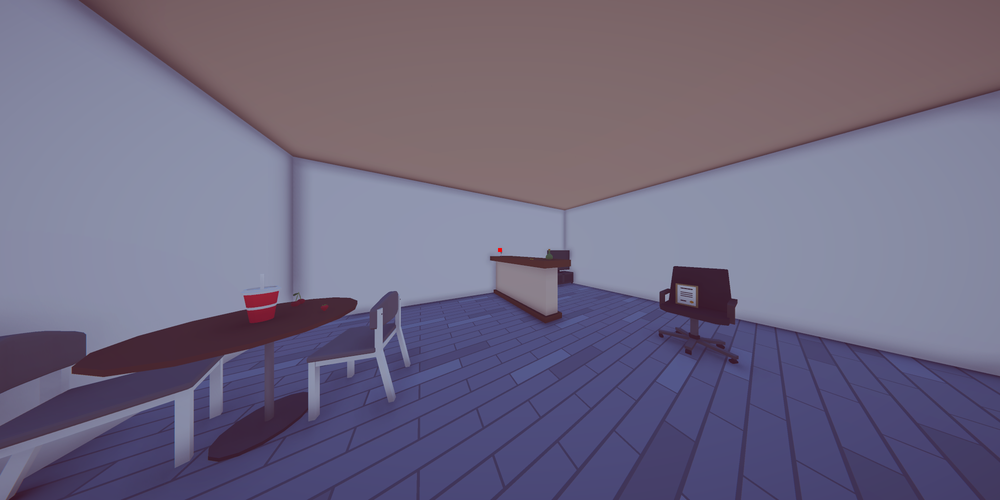
#> input picture src/game_cache/level1-3/gpt-4o-mini_t_1/0.png, 1000 x 500 px, shrunk from 2048 x 1024 before the run; its folder holds only this picture in this run
$ python -i utils.py   (imports and definitions only)
#> lines starting #> are read from the running program, lines starting #| are printed output that depends on the picture
### src/log_config.py
import logging

GLOBAL_LOG_LEVEL = logging.DEBUG

# This log level is for item log
ITEM_LOG_LEVEL_NAME = "ITEM"
ITEM_LOG_LEVEL = 25

logging.addLevelName(ITEM_LOG_LEVEL, ITEM_LOG_LEVEL_NAME)


class ColoredFormatter(logging.Formatter):
    COLOR_CODES = {
        "DEBUG": "\033[94m",        # blue
        "INFO": "\033[92m",         # green
        "WARNING": "\033[93m",      # yellow
        "ERROR": "\033[91m",        # red
        "CRITICAL": "\033[91m",     # red
        "ITEM": "\033[95m",         # purple
        "RESET": "\033[0m",         # reset color
    }

    def format(self, record):
        msg = super().format(record)
        color = self.COLOR_CODES.get(record.levelname, self.COLOR_CODES["RESET"])
        return f'{color}{msg}{self.COLOR_CODES["RESET"]}'


def configure_logger(name):
#> further down, picture is the input picture: PIL image 1000x500 RGB; mean R, G, B 110.7, 103.7, 128.2
    logger = logging.getLogger(name)
    if not logger.hasHandlers():
        logger.setLevel(GLOBAL_LOG_LEVEL)

        ch = logging.StreamHandler()
        ch.setLevel(GLOBAL_LOG_LEVEL)

        formatter = ColoredFormatter(
            "[%(asctime)s] - file: %(name)s - level: [%(levelname)s] : %(message)s"
        )
        ch.setFormatter(formatter)

        if not logger.handlers:
            logger.addHandler(ch)

    return logger


def item_log(self, message, *args, **kws):
    if self.isEnabledFor(ITEM_LOG_LEVEL):
        self._log(ITEM_LOG_LEVEL, message, args, **kws)


logging.Logger.item = item_log


# [11 lines left out: function set_log_level, not called in this run]

### src/utils.py
import json
import random

from PIL import Image, ImageDraw, ImageFont
from legent import get_mesh_size

from config import *


# [82 lines left out: functions format_scene, get_scale, generate_texture, not called in this run]

def swap_image_quarters(img):
    """ cut image into four quarters and swap them """
    width, height = img.size
#> width = 1000; height = 500
    w_half, h_half = width // 2, height // 2
#> w_half = 500; h_half = 250

    top_left = img.crop((0, 0, w_half, h_half))
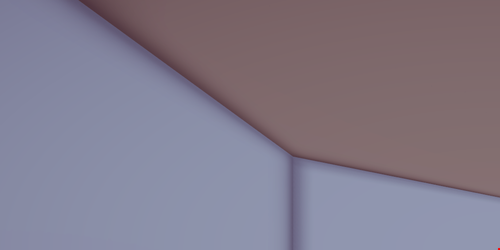
#> top_left: PIL image 500x250 RGB; mean R, G, B 130.5, 123.3, 139.2
    top_right = img.crop((w_half, 0, width, h_half))
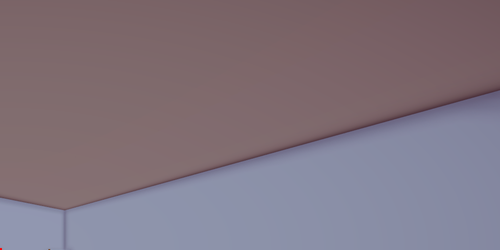
#> top_right: PIL image 500x250 RGB; mean R, G, B 128.7, 116.3, 127.4
    bottom_left = img.crop((0, h_half, w_half, height))
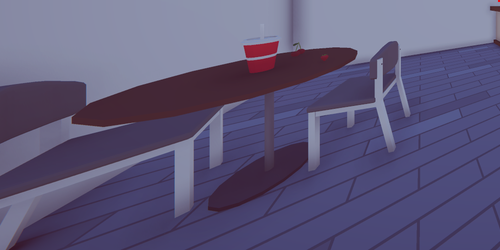
#> bottom_left: PIL image 500x250 RGB; mean R, G, B 93.3, 87.7, 121
    bottom_right = img.crop((w_half, h_half, width, height))
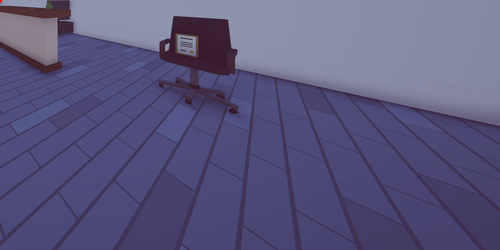
#> bottom_right: PIL image 500x250 RGB; mean R, G, B 90.3, 87.5, 125.3

    new_img = Image.new('RGB', (width, height))
#> new_img: PIL image 1000x500 RGB; every value is 0

    new_img.paste(bottom_right, (0, 0))
    new_img.paste(bottom_left, (w_half, 0))
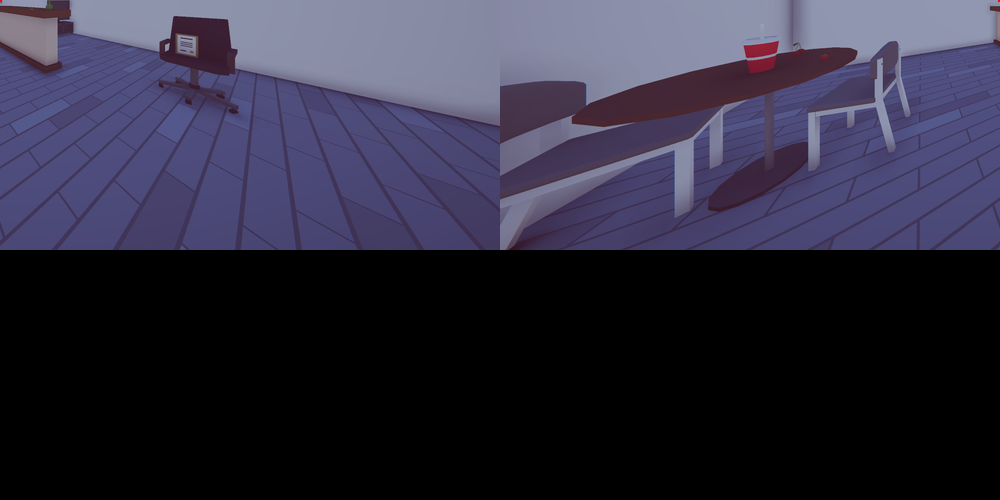
#> new_img: PIL image 1000x500 RGB; mean R, G, B 45.9, 43.8, 61.6
    new_img.paste(top_right, (0, h_half))
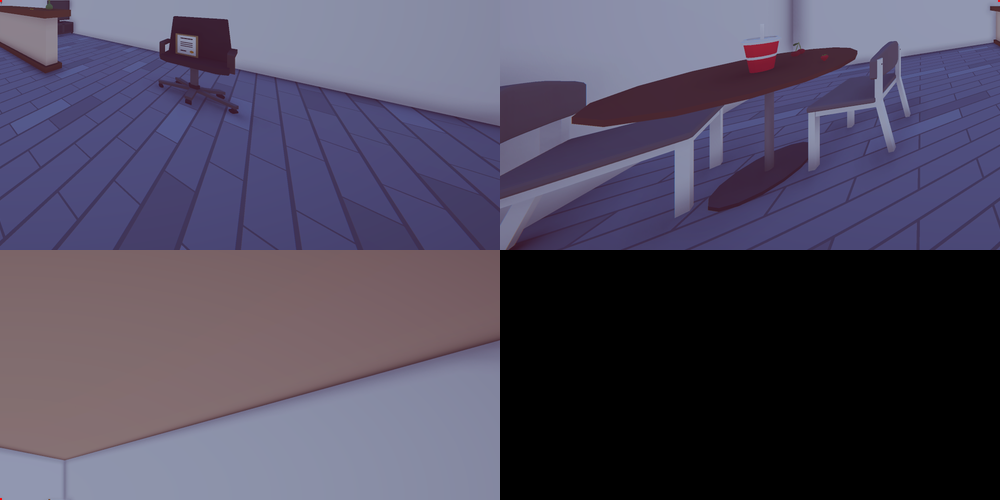
#> new_img: PIL image 1000x500 RGB; mean R, G, B 78.1, 72.9, 93.4
    new_img.paste(top_left, (w_half, h_half))
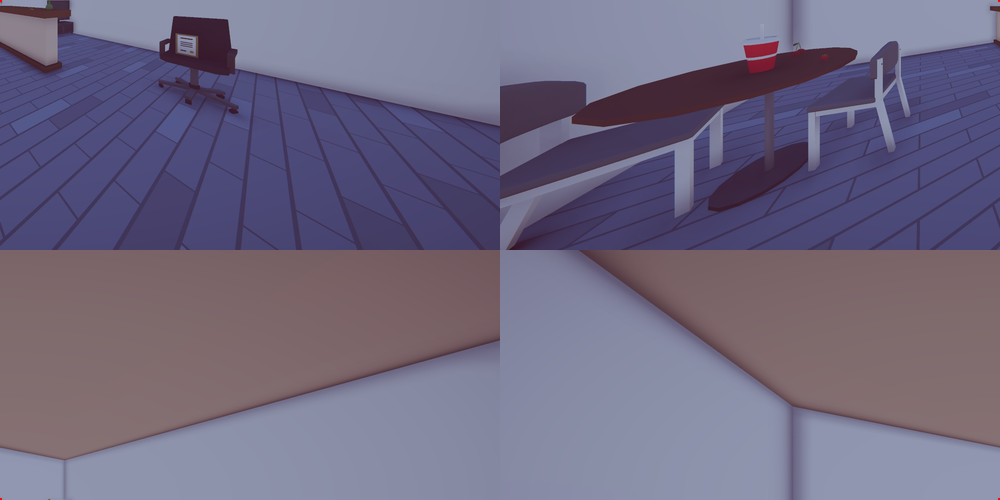
#> new_img: PIL image 1000x500 RGB; mean R, G, B 110.7, 103.7, 128.2

    return new_img

>>> from PIL import Image
>>> picture = Image.open('game_cache/level1-3/gpt-4o-mini_t_1/0.png')
>>> result = swap_image_quarters(picture)

$ run again, on src/game_cache/level1-3/gpt-4o-mini_t_1/1.png
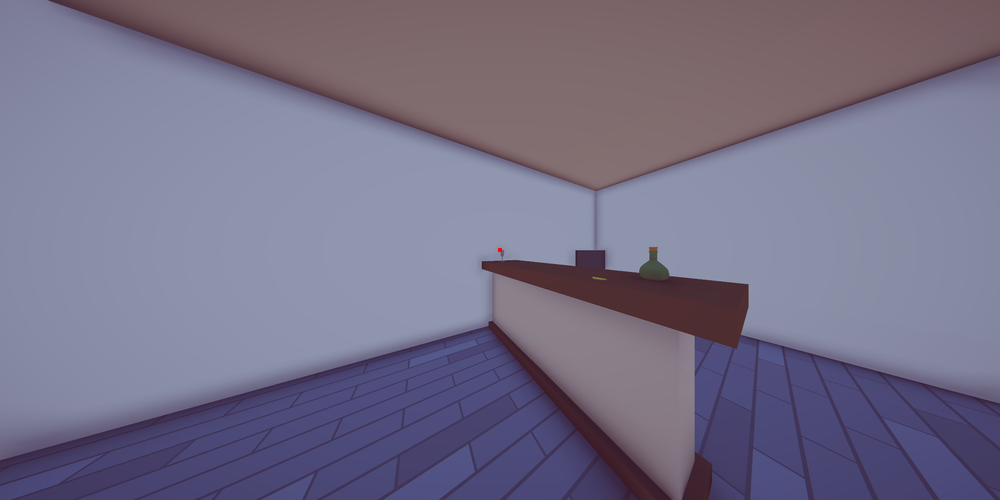
#> input picture src/game_cache/level1-3/gpt-4o-mini_t_1/1.png, 1000 x 500 px, shrunk from 2048 x 1024 before the run
#> picture is the input picture: PIL image 1000x500 RGB; mean R, G, B 117.3, 112.3, 135.8
#> in swap_image_quarters, `bottom_right = img.crop((w_half, h_half, width, height))`:
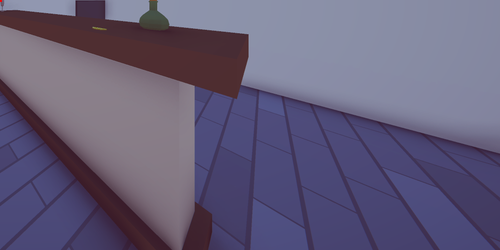
#> bottom_right: PIL image 500x250 RGB; mean R, G, B 99.9, 93, 120.9
#> in swap_image_quarters, `new_img.paste(top_left, (w_half, h_half))`:
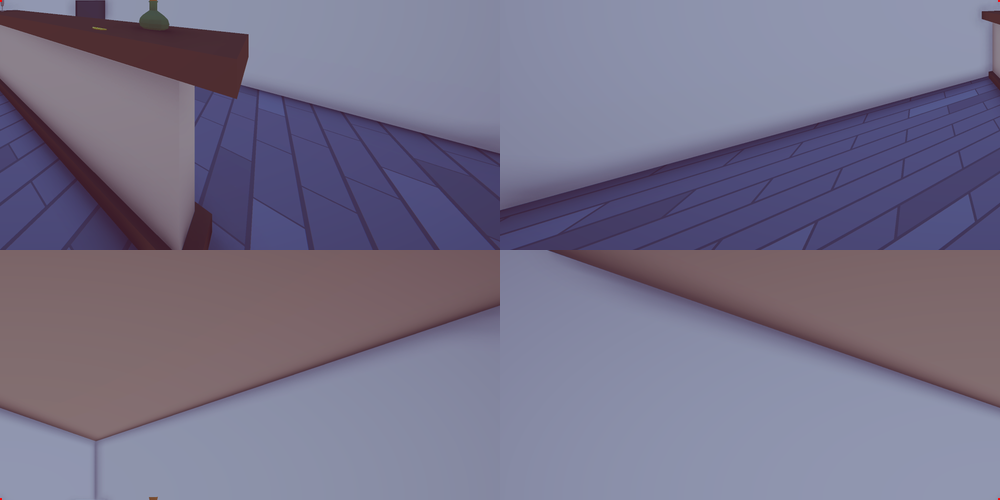
#> new_img: PIL image 1000x500 RGB; mean R, G, B 117.3, 112.3, 135.8

$ run again, on src/game_cache/level1-3/gpt-4o-mini_t_1/3.png
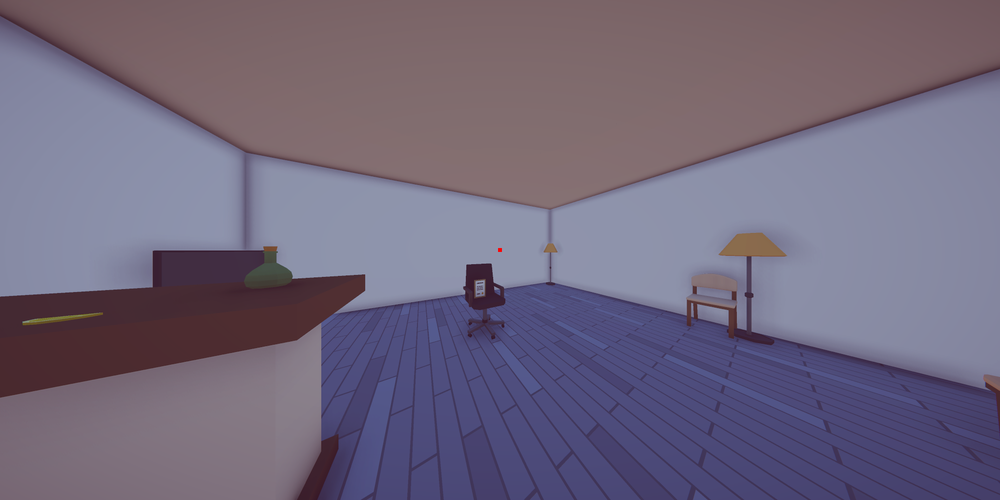
#> input picture src/game_cache/level1-3/gpt-4o-mini_t_1/3.png, 1000 x 500 px, shrunk from 2048 x 1024 before the run
#> picture is the input picture: PIL image 1000x500 RGB; mean R, G, B 112.6, 103.6, 124.8
#> in swap_image_quarters, `bottom_right = img.crop((w_half, h_half, width, height))`:
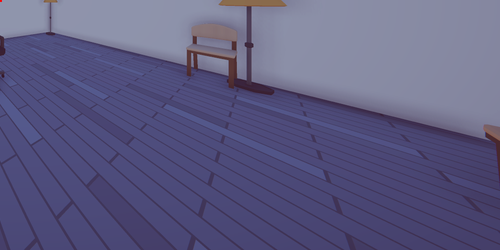
#> bottom_right: PIL image 500x250 RGB; mean R, G, B 93.5, 91.4, 129.3
#> in swap_image_quarters, `new_img.paste(top_left, (w_half, h_half))`:
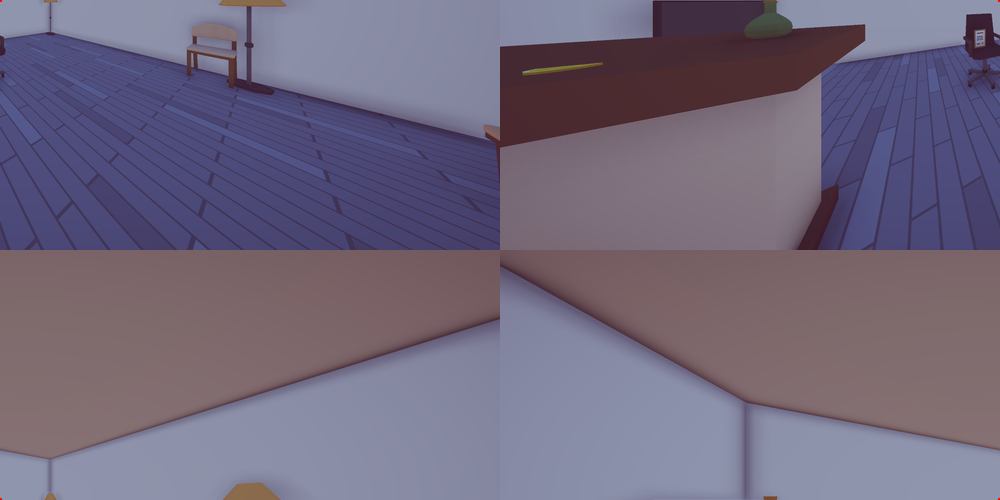
#> new_img: PIL image 1000x500 RGB; mean R, G, B 112.6, 103.6, 124.8
